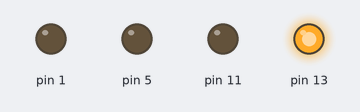
The sketch below on a simulated Arduino Uno, built with avr-gcc and run on an emulated ATmega328P. Shown: output pins drawn as LEDs (lit = HIGH).

Above: at 0.05 s.
At 0.25 s:
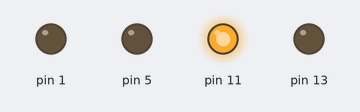
At 0.75 s:
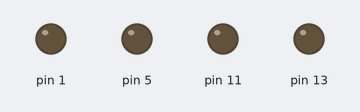
At 1.45 s:
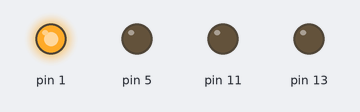
At 2.85 s:
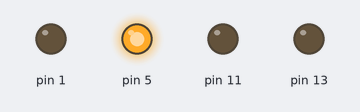
Timing chart, 0 to 3.1 s (numbered marks = the images above):
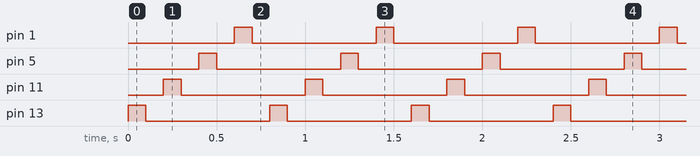

Measured:
- by itself, pin 1, pin 5, pin 11, pin 13: alternates HIGH for 0.10 s and LOW for 0.70 s

The sketch:

double_blink.ino
```cpp
void setup() {

  pinMode(13, OUTPUT);
  pinMode(11,OUTPUT);
  pinMode(5, OUTPUT);
  pinMode(1, OUTPUT);

}

void loop() {
  digitalWrite(13, HIGH);
  delay(100);
  digitalWrite(13, LOW);
  delay(100);

  digitalWrite(11, HIGH);
  delay(100);
  digitalWrite(11, LOW);
  delay(100);

  digitalWrite(5, HIGH);
  delay(100);
  digitalWrite(5, LOW);
  delay(100);

  digitalWrite(1, HIGH);
  delay(100);
  digitalWrite(1, LOW);
  delay(100);


}
```
